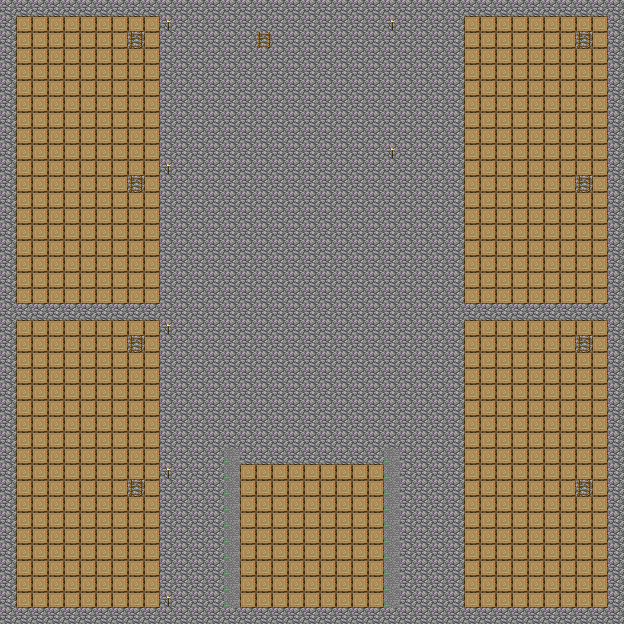

The image is a tile-based game level rendered from a .tmx file. Its description and source (layers, tilesets, objects; grid data summarised) follow:
An orthogonal 39x39 tile map with 16x16 px tiles, 6 tile layers (Ebene 0 kerker, Ebene 8 boden, Ebene 9, Ebene 10, ...), 33 hidden layers not drawn.

<map version="1.0" orientation="orthogonal" width="39" height="39" tilewidth="16" tileheight="16">
 <properties>
  <property name="offset" value="-9" />
 </properties>
 <tileset firstgid="1" source="MC Realms.tsx" />
 <layer name="Ebene 0 kerker" width="39" height="39">
  <data>[1521 cells, 1521 non-empty, 2 distinct tile ids]</data>
 </layer>
 <layer name="Ebene 1" width="39" height="39" visible="0">
  <data>[1521 cells, 355 non-empty, 4 distinct tile ids]</data>
 </layer>
 <layer name="Ebene 2" width="39" height="39" visible="0">
  <data>[1521 cells, 345 non-empty, 2 distinct tile ids]</data>
 </layer>
 <layer name="Ebene 3" width="39" height="39" visible="0">
  <data>[1521 cells, 350 non-empty, 2 distinct tile ids]</data>
 </layer>
 <layer name="Ebene 4 keller 1" width="39" height="39" visible="0">
  <data>[1521 cells, 1521 non-empty, 2 distinct tile ids]</data>
 </layer>
 <layer name="Ebene 5" width="39" height="39" visible="0">
  <data>[1521 cells, 434 non-empty, 5 distinct tile ids]</data>
 </layer>
 <layer name="Ebene 6" width="39" height="39" visible="0">
  <data>[1521 cells, 368 non-empty, 2 distinct tile ids]</data>
 </layer>
 <layer name="Ebene 7" width="39" height="39" visible="0">
  <data>[1521 cells, 374 non-empty, 2 distinct tile ids]</data>
 </layer>
 <layer name="Ebene 8 boden" width="39" height="39">
  <data>[1521 cells, 1520 non-empty, 2 distinct tile ids]</data>
 </layer>
 <layer name="Ebene 9" width="39" height="39">
  <data>[1521 cells, 581 non-empty, 10 distinct tile ids]</data>
 </layer>
 <layer name="Ebene 10" width="39" height="39">
  <data>[1521 cells, 464 non-empty, 4 distinct tile ids]</data>
 </layer>
 <layer name="Ebene 11" width="39" height="39">
  <data>[1521 cells, 486 non-empty, 4 distinct tile ids]</data>
 </layer>
 <layer name="Ebene 12 etage" width="39" height="39">
  <data>[1521 cells, 979 non-empty, 5 distinct tile ids]</data>
 </layer>
 <layer name="Ebene 13" width="39" height="39" visible="0">
  <data>[1521 cells, 402 non-empty, 7 distinct tile ids]</data>
 </layer>
 <layer name="Ebene 14" width="39" height="39" visible="0">
  <data>[1521 cells, 335 non-empty, 5 distinct tile ids]</data>
 </layer>
 <layer name="Ebene 15" width="39" height="39" visible="0">
  <data>[1521 cells, 314 non-empty, 4 distinct tile ids]</data>
 </layer>
 <layer name="Ebene 16 dach" width="39" height="39" visible="0">
  <data>[1521 cells, 749 non-empty, 4 distinct tile ids]</data>
 </layer>
 <layer name="Ebene 17" width="39" height="39" visible="0">
  <data>[1521 cells, 42 non-empty, 2 distinct tile ids]</data>
 </layer>
 <layer name="Ebene 18" width="39" height="39" visible="0">
  <data>[1521 cells, 12 non-empty, 1 distinct tile ids]</data>
 </layer>
 <layer name="Ebene 19" width="39" height="39" visible="0">
  <data>[1521 cells, 0 non-empty, 0 distinct tile ids]</data>
 </layer>
 <layer name="Ebene 20 center" width="39" height="39" visible="0">
  <data>[1521 cells, 0 non-empty, 0 distinct tile ids]</data>
 </layer>
 <layer name="Ebene 21" width="39" height="39" visible="0">
  <data>[1521 cells, 0 non-empty, 0 distinct tile ids]</data>
 </layer>
 <layer name="Ebene 22" width="39" height="39" visible="0">
  <data>[1521 cells, 0 non-empty, 0 distinct tile ids]</data>
 </layer>
 <layer name="Ebene 23" width="39" height="39" visible="0">
  <data>[1521 cells, 0 non-empty, 0 distinct tile ids]</data>
 </layer>
 <layer name="Ebene 24" width="39" height="39" visible="0">
  <data>[1521 cells, 0 non-empty, 0 distinct tile ids]</data>
 </layer>
 <layer name="Ebene 25" width="39" height="39" visible="0">
  <data>[1521 cells, 0 non-empty, 0 distinct tile ids]</data>
 </layer>
 <layer name="Ebene 26" width="39" height="39" visible="0">
  <data>[1521 cells, 0 non-empty, 0 distinct tile ids]</data>
 </layer>
 <layer name="Ebene 27" width="39" height="39" visible="0">
  <data>[1521 cells, 0 non-empty, 0 distinct tile ids]</data>
 </layer>
 <layer name="Ebene 28" width="39" height="39" visible="0">
  <data>[1521 cells, 0 non-empty, 0 distinct tile ids]</data>
 </layer>
 <layer name="Ebene 29" width="39" height="39" visible="0">
  <data>[1521 cells, 0 non-empty, 0 distinct tile ids]</data>
 </layer>
 <layer name="Ebene 30" width="39" height="39" visible="0">
  <data>[1521 cells, 0 non-empty, 0 distinct tile ids]</data>
 </layer>
 <layer name="Ebene 31" width="39" height="39" visible="0">
  <data>[1521 cells, 0 non-empty, 0 distinct tile ids]</data>
 </layer>
 <layer name="Ebene 32" width="39" height="39" visible="0">
  <data>[1521 cells, 0 non-empty, 0 distinct tile ids]</data>
 </layer>
 <layer name="Ebene 33" width="39" height="39" visible="0">
  <data>[1521 cells, 0 non-empty, 0 distinct tile ids]</data>
 </layer>
 <layer name="Ebene 34" width="39" height="39" visible="0">
  <data>[1521 cells, 0 non-empty, 0 distinct tile ids]</data>
 </layer>
 <layer name="Ebene 35" width="39" height="39" visible="0">
  <data>[1521 cells, 0 non-empty, 0 distinct tile ids]</data>
 </layer>
 <layer name="Ebene 36" width="39" height="39" visible="0">
  <data>[1521 cells, 0 non-empty, 0 distinct tile ids]</data>
 </layer>
 <layer name="Ebene 37" width="39" height="39" visible="0">
  <data>[1521 cells, 0 non-empty, 0 distinct tile ids]</data>
 </layer>
 <layer name="Ebene 38" width="39" height="39" visible="0">
  <data>[1521 cells, 0 non-empty, 0 distinct tile ids]</data>
 </layer>
</map>
